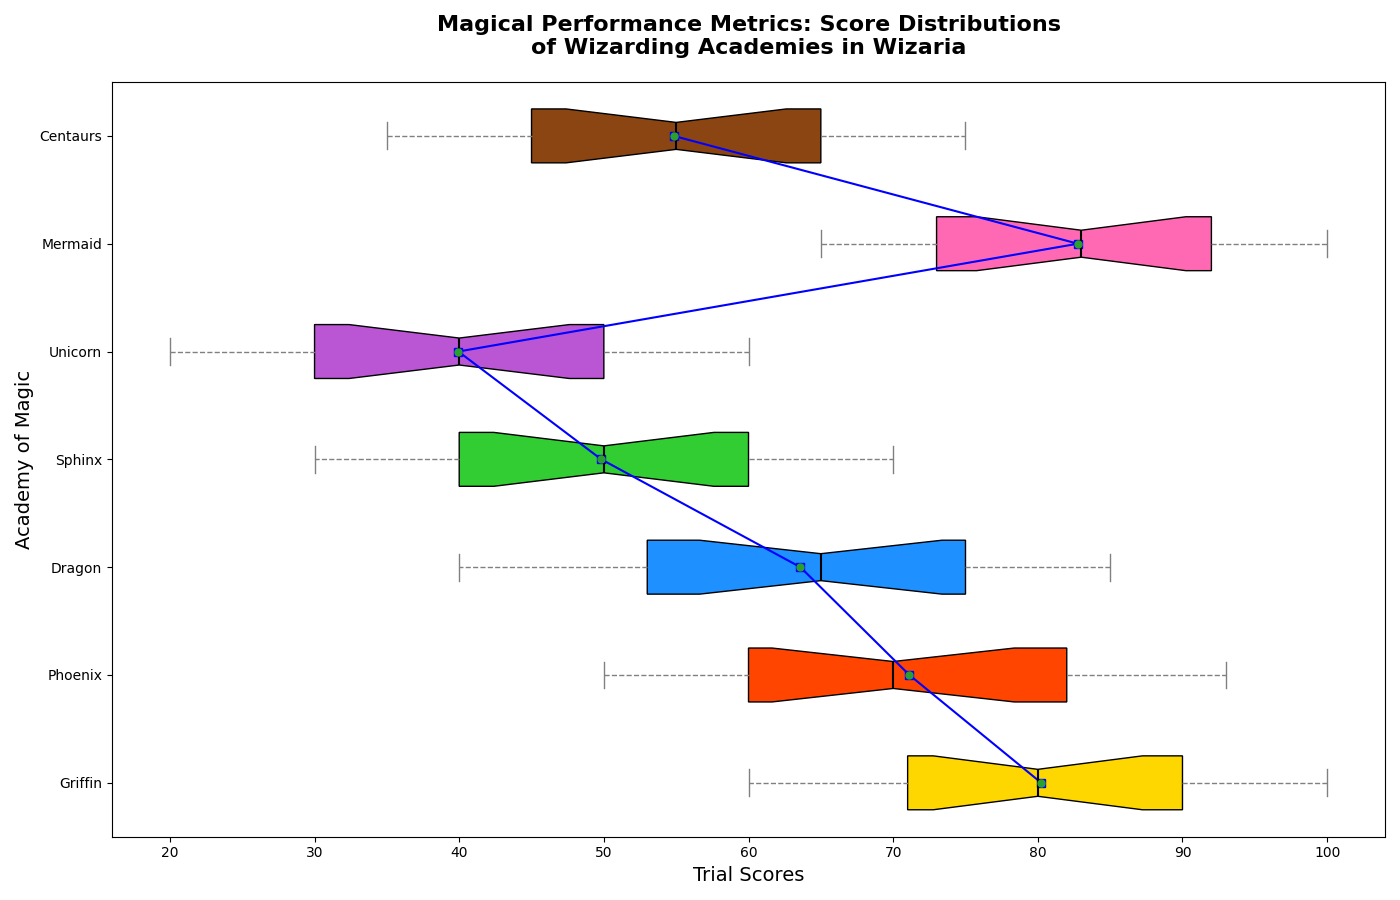

Generate this figure with Python:
import matplotlib.pyplot as plt
import numpy as np

academy_mermaid_scores = [65, 67, 70, 72, 73, 75, 78, 80, 83, 85, 87, 90, 92, 95, 97, 98, 100]
academy_centaurs_scores = [35, 37, 40, 42, 45, 47, 50, 52, 55, 57, 60, 63, 65, 67, 70, 72, 75]

academy_griffin_scores = [60, 62, 67, 70, 71, 72, 75, 78, 80, 82, 85, 87, 90, 93, 95, 97, 100]
academy_phoenix_scores = [50, 52, 55, 57, 60, 62, 65, 68, 70, 75, 78, 80, 82, 85, 87, 90, 93]
academy_dragon_scores = [40, 42, 45, 50, 53, 55, 60, 62, 65, 67, 70, 73, 75, 77, 80, 82, 85]
academy_sphinx_scores = [30, 32, 35, 37, 40, 42, 45, 47, 50, 53, 55, 57, 60, 62, 65, 67, 70]
academy_unicorn_scores = [20, 22, 25, 27, 30, 32, 35, 38, 40, 42, 45, 48, 50, 53, 55, 57, 60]

data = [
    academy_griffin_scores,
    academy_phoenix_scores,
    academy_dragon_scores,
    academy_sphinx_scores,
    academy_unicorn_scores,
    academy_mermaid_scores,
    academy_centaurs_scores
]

averages = [np.mean(scores) for scores in data]
academies = ['Griffin', 'Phoenix', 'Dragon', 'Sphinx', 'Unicorn', 'Mermaid', 'Centaurs']

fig, ax = plt.subplots(figsize=(14, 9))

box = ax.boxplot(data, labels=academies, patch_artist=True, notch=True, showmeans=True, vert=False)

colors = ['#FFD700', '#FF4500', '#1E90FF', '#32CD32', '#BA55D3', '#FF69B4', '#8B4513']
for patch, color in zip(box['boxes'], colors):
    patch.set_facecolor(color)

plt.setp(box['medians'], color='black', linewidth=1.5)
plt.setp(box['means'], marker='o', color='red', markersize=5)
plt.setp(box['whiskers'], linestyle='--', color='gray')
plt.setp(box['caps'], color='gray')

ax.plot(averages, range(1, len(academies) + 1), marker='s', linestyle='-', color='blue')

outliers = [
    [score for score in scores if score < np.percentile(scores, 25) - 1.5*(np.percentile(scores, 75) - np.percentile(scores, 25))
                     or score > np.percentile(scores, 75) + 1.5*(np.percentile(scores, 75) - np.percentile(scores, 25))]
    for scores in data
]

for idx, academy_outliers in enumerate(outliers):
    ax.scatter(academy_outliers, [idx + 1] * len(academy_outliers), color='black', zorder=3)

ax.set_title('Magical Performance Metrics: Score Distributions\nof Wizarding Academies in Wizaria', fontsize=16, fontweight='bold', pad=20)
ax.set_ylabel('Academy of Magic', fontsize=14)
ax.set_xlabel('Trial Scores', fontsize=14)

plt.tight_layout()

plt.show()
